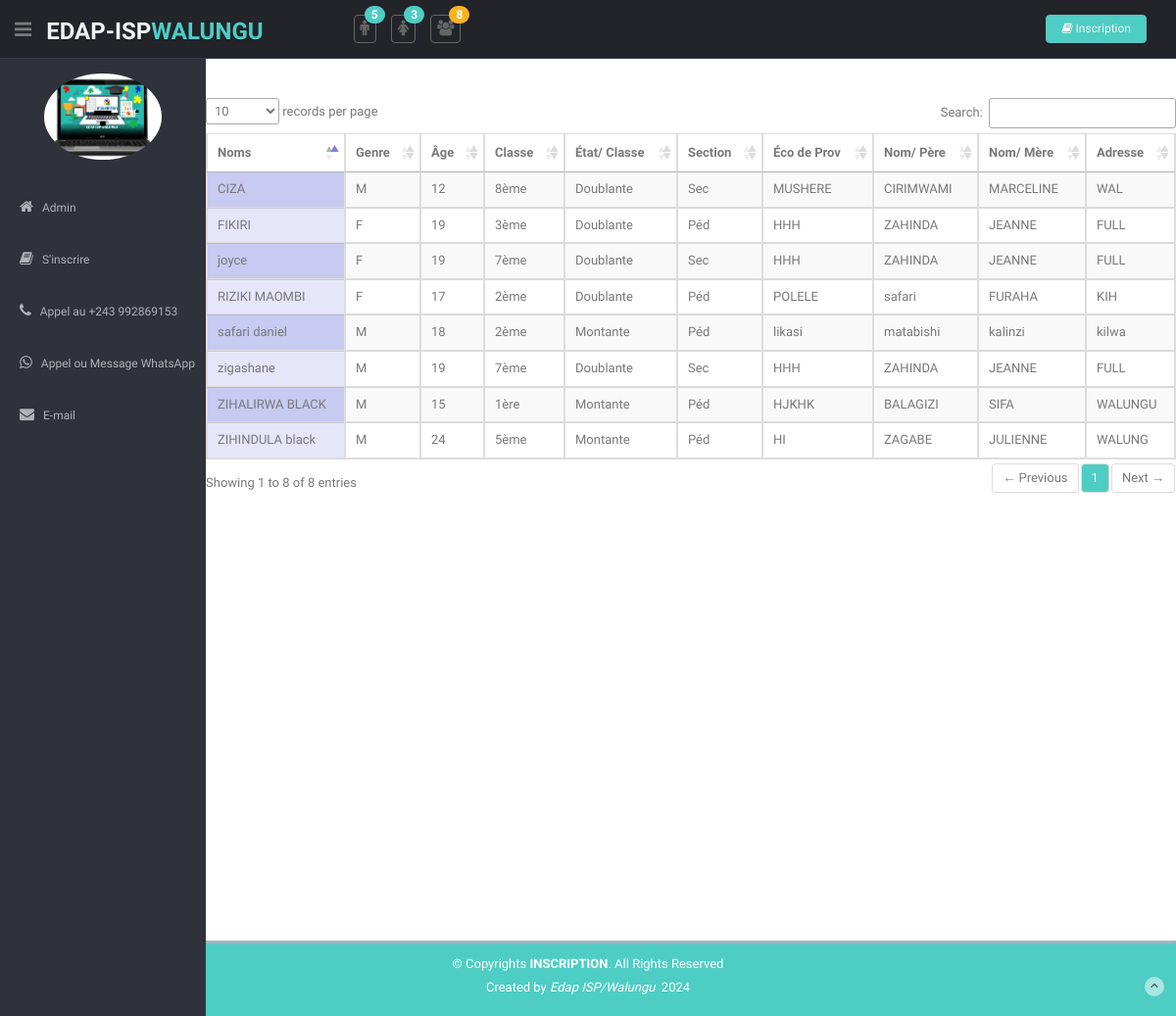
The page / on the database its author committed.
### tables this page shows
CREATE TABLE IF NOT EXISTS `inscription` (
  `id` int NOT NULL AUTO_INCREMENT,
  `noms` varchar(255) NOT NULL,
  `genre` varchar(50) NOT NULL,
  `nompere` varchar(255) NOT NULL,
  `age` varchar(255) NOT NULL,
  `classe` varchar(50) NOT NULL,
  `nommere` varchar(255) NOT NULL,
  `adresse` varchar(255) NOT NULL,
  `etatClasse` varchar(50) NOT NULL,
  `bulletin` varchar(255) NOT NULL,
  `ecoleprov` varchar(255) NOT NULL,
  `section` varchar(50) NOT NULL,
  `numTel` varchar(255) NOT NULL,
  `etat` varchar(255) NOT NULL,
  `date` timestamp NOT NULL,
  PRIMARY KEY (`id`)
);

### total_general.php (called while the page is built, shortened)
<?php
function getTotalInscriptionsValide() {
    $pdo = getConnection();
    $sql = "SELECT COUNT(*) FROM inscription WHERE etat = 'validé'";
    $stmt = $pdo->prepare($sql);
    $stmt->execute();
    return $stmt->fetchColumn();
}
$totalInscriptionsValide = getTotalInscriptionsValide();
function getTotalFilleValide() {
    $pdo = getConnection();
    $sql = "SELECT COUNT(*) FROM inscription WHERE etat = 'validé' AND genre = 'F'";
    $stmt = $pdo->prepare($sql);
    $stmt->execute();
    return $stmt->fetchColumn();
}
$totalFilleValide = getTotalFilleValide();
function getTotalGarconValide() {
    $pdo = getConnection();
    $sql = "SELECT COUNT(*) FROM inscription WHERE etat = 'validé' AND genre = 'M'";
    $stmt = $pdo->prepare($sql);
    $stmt->execute();
    return $stmt->fetchColumn();
}
$totalGarconValide = getTotalGarconValide();
?>

### index.php (the view, shortened to what this page needs)
<?php
include 'total_general.php';
$search = isset($_GET['search']) ? $_GET['search'] : '';
function getValidatedInscriptions($search) {
    $pdo = getConnection();
    $sql = "SELECT * FROM inscription WHERE etat = 'validé' AND noms LIKE :search";
    $stmt = $pdo->prepare($sql);
    $stmt->bindValue(':search', '%' . $search . '%', PDO::PARAM_STR);
    $stmt->execute();
    return $stmt->fetchAll(PDO::FETCH_ASSOC);
}
$inscriptions = getValidatedInscriptions($search);
?>
<!DOCTYPE html>
<html lang="en">
<head>
  <link href="lib/bootstrap/css/bootstrap.min.css" rel="stylesheet">
  <link href="lib/font-awesome/css/font-awesome.css" rel="stylesheet" />
  <link href="css/style.css" rel="stylesheet">
  <link href="css/style-responsive.css" rel="stylesheet">
  <link href="lib/advanced-datatable/css/demo_page.css" rel="stylesheet" />
  <link href="lib/advanced-datatable/css/demo_table.css" rel="stylesheet" />
  <link rel="stylesheet" href="lib/advanced-datatable/css/DT_bootstrap.css" />
  <link rel="stylesheet" href="https://cdn.datatables.net/1.10.21/css/jquery.dataTables.min.css">
</head>
<body>
  <section id="container">
    <header class="header black-bg">
      <div class="sidebar-toggle-box">
        <div class="fa fa-bars tooltips" data-placement="right" data-original-title="Toggle Navigation"></div>
      </div>
      <a href="index.php" class="logo"><b>EDAP-ISP<span>WALUNGU</span></b></a>
      <div class="nav notify-row" id="top_menu">
        <ul class="nav top-menu">
        <li class="dropdown">
          <li class="dropdown">
            <a data-toggle="dropdown" class="dropdown-toggle" href="index.html#">
              <i class="fa fa-male"></i>
              <span class="badge bg-theme">
                  <?= htmlspecialchars($totalGarconValide) ?>
              </span>
              </a>
          </li>
          <li id="header_inbox_bar" class="dropdown">
            <a data-toggle="dropdown" class="dropdown-toggle" href="index.html#">
              <i class="fa fa-female"></i>
              <span class="badge bg-theme">
              <?= htmlspecialchars($totalFilleValide) ?>
              </span>
              </a>
          </li>
          <li id="header_notification_bar" class="dropdown">
            <a data-toggle="dropdown" class="dropdown-toggle" href="index.html#">
              <i class="fa fa-group"></i>
              <span class="badge bg-warning">
              <?= htmlspecialchars($totalInscriptionsValide) ?>
              </span>
              </a>
          </li>
        </ul>
      </div>
      <div class="top-menu">
        <ul class="nav pull-right top-menu">
          <li>
          <a class="logout" href="inscription.php">
          <i class="fa fa-book"></i> Inscription</a>
        </li>
        </ul>
      </div>
    </header>
    <aside>
      <div id="sidebar" class="nav-collapse ">
        <ul class="sidebar-menu" id="nav-accordion">
          <p class="centered"><a href="#"><img src="img/m5.jpg" class="img-circle" width="120"></a></p>
          <li class="mt">
            <a href="lock_screen.php">
              <i class="fa fa-home"></i>
              <span>Admin</span>
            </a> </li>
            <li><a href="inscription.php">
              <i class="fa fa-book"></i>
              <span>S'inscrire</span>
              </a></li>
            <li><a href="tel:+243 992869153">
              <i class="fa fa-phone"></i>
              <span>Appel au +243 992869153</span>
            </a></li>
            <li><a href="https://api.whatsapp.com/send?phone=243992869153">
              <i class="fa fa-whatsapp"></i>
              <span>Appel ou Message WhatsApp </span>
            </a></li>
            <li><a href="#">
              <i class="fa fa-envelope"></i>
              <span>E-mail </span>
            </a></li>
        </ul>
      </div>
    </aside>
    <section id="main-content">
    <section class="wrapper site-min-height content-panel">
    <div class="row mt adv-table">
    <div class="table-responsive" style="width: 100%;overflow-x: auto;">
    <table cellpadding="0" cellspacing="0" border="1" class="display table table-bordered" id="hidden-table-info">
        <thead>
            <tr>
                <th>Noms</th>
                <th>Genre</th>
                <th>Âge</th>
                <th>Classe</th>
                <th>État/ Classe</th>
                <th>Section</th>
                <th>Éco de Prov</th>
                <th>Nom/ Père</th>
                <th>Nom/ Mère</th>
                <th>Adresse</th>
            </tr>
        </thead>
        <tbody>
        <?php if (empty($inscriptions)): ?>
                    <tr>
                        <td colspan="6" class="text-center">Aucune inscription validée.</td>
                    </tr>
                <?php else: ?>
                    <?php foreach ($inscriptions as $inscription): ?>
                      <tr>
                      <td><?php echo htmlspecialchars($inscription['noms']); ?></td>
                      <td><?php echo htmlspecialchars($inscription['genre']); ?></td>
                      <td><?php echo htmlspecialchars($inscription['age']); ?></td>
                      <td><?php echo htmlspecialchars($inscription['classe']); ?></td>
                      <td><?php echo htmlspecialchars($inscription['etatClasse']); ?></td>
                      <td><?php echo htmlspecialchars($inscription['section']); ?></td>
                      <td><?php echo htmlspecialchars($inscription['ecoleprov']); ?></td>
                      <td><?php echo htmlspecialchars($inscription['nompere']); ?></td>
                      <td><?php echo htmlspecialchars($inscription['nommere']); ?></td>
                      <td><?php echo htmlspecialchars($inscription['adresse']); ?></td>
                  </tr>
                    <?php endforeach; ?>
                <?php endif; ?>
        </tbody>
    </table>
          </div>
          </div>
</section>
</section>
    <footer class="site-footer">
      <div class="text-center">
        <p>
          &copy; Copyrights <strong>INSCRIPTION</strong>. All Rights Reserved
        </p>
        <div class="credits" class="color: aqua;">
          <p>Created  by <a href="https://www.linkedin.com/in/egide-batera-81057a217/?originalSubdomain=cd"><em>Edap ISP/Walungu</em></a> &nbsp;<?php echo date('Y')?></p>
        </div>
        <a href="panels.html#" class="go-top">
          <i class="fa fa-angle-up"></i>
          </a>
      </div>
    </footer>
</body>
</html>

### css/style.css (style rules this page uses)
body { color: #797979; background: #eaeaea; font-family: 'Ruda', sans-serif; padding: 0px !important; margin: 0px !important; font-size:13px; }
ul li { list-style: none; }
a, a:hover, a:focus { text-decoration: none; outline: none; }
#container { width: 100%; height: 100%; }
.bg-theme { background-color: #4ECDC4; }
.centered { text-align: center; }
.mt { margin-top: 25px; }
ul.top-menu > li > .logout { color: #f2f2f2; font-size: 12px; border-radius: 4px; -webkit-border-radius: 4px; border: 1px solid #64c3c2 !important; padding: 5px 15px; margin-right: 15px; background: #4ECDC4; margin-top: 15px; }
#sidebar { width: 210px; height: 100%; position: fixed; background: #2f323a; }
#sidebar ul li { position: relative; }
ul.sidebar-menu , ul.sidebar-menu li ul.sub { margin: -2px 0 0; padding: 0; }
ul.sidebar-menu { margin-top: 75px; }
ul.sidebar-menu li { margin-bottom: 5px; margin-left:10px; margin-right:10px; }
ul.sidebar-menu li a span { display: inline-block; }
ul.sidebar-menu li a { color: #aeb2b7; text-decoration: none; display: block; padding: 15px 0 15px 10px; font-size: 12px; outline: none; -webkit-transition: all 0.3s ease; -moz-transition: all 0.3s ease; -o-transition: all 0.3s ease; -ms-transition: all 0.3s ease; transition: all 0.3s ease; }
ul.sidebar-menu li a i { font-size: 15px; padding-right: 6px; }
#main-content { margin-left: 210px; }
.header, .footer { min-height: 60px; padding: 0 15px; }
.header { position: fixed; left: 0; right: 0; z-index: 1002; }
.black-bg { background: #22242a; border-bottom: 1px solid #393d46; }
.wrapper { display: inline-block; margin-top: 60px; padding-left: 15px; padding-right: 15px; padding-bottom: 15px; padding-top: 0px; width: 100%; }
a.logo { font-size: 24px; color: #f2f2f2; float: left; margin-top: 15px; text-transform: uppercase; }
a.logo b { font-weight: 900; }
a.logo span { color: #4ECDC4; }
#top_menu .nav > li, ul.top-menu > li { float: left; }
.notify-row { float: left; margin-top: 15px; margin-left: 92px; }
ul.top-menu > li > a { color: #666666; font-size: 16px; border-radius: 4px; -webkit-border-radius: 4px; border:1px solid #666666 !important; padding: 2px 6px; margin-right: 15px; }
.notify-row .badge { position: absolute; right: -10px; top: -10px; z-index: 100; }
.sidebar-toggle-box { float: left; padding-right: 15px; margin-top: 20px; }
.sidebar-toggle-box .fa-bars { cursor: pointer; display: inline-block; font-size: 20px; }
.content-panel { background: #ffffff; box-shadow: 0px 3px 2px #aab2bd; padding-top: 15px; padding-bottom: 5px; }
.badge.bg-warning { background: #FCB322; }
.site-footer { background: #4ECDC4; color: #fff; padding: 15px 0; }
.site-footer p { margin-bottom: 5px; }
.credits, .credits a { color: #fff; }
.go-top { margin-right: 1%; margin-top: -25px; float: right; background: rgba(255,255,255,.5); width: 20px; height: 20px; border-radius: 50%; -webkit-border-radius: 50%; }
.go-top i { color: #2A3542; }
.site-min-height { min-height: 900px; }

### rows shown on the page
inscription: noms "FIKIRI", genre "F", age "19", classe "3ème", etatClasse "Doublante", section "Péd", ecoleprov "HHH", nompere "ZAHINDA", nommere "JEANNE", adresse "FULL"
inscription: noms "ZIHINDULA black", genre "M", age "24", classe "5ème", etatClasse "Montante", section "Péd", ecoleprov "HI", nompere "ZAGABE", nommere "JULIENNE", adresse "WALUNG"
inscription: noms "ZIHALIRWA BLACK", genre "M", age "15", classe "1ère", etatClasse "Montante", section "Péd", ecoleprov "HJKHK", nompere "BALAGIZI", nommere "SIFA", adresse "WALUNGU"
inscription: noms "RIZIKI MAOMBI", genre "F", age "17", classe "2ème", etatClasse "Doublante", section "Péd", ecoleprov "POLELE", nompere "safari", nommere "FURAHA", adresse "KIH"
inscription: noms "safari daniel", genre "M", age "18", classe "2ème", etatClasse "Montante", section "Péd", ecoleprov "likasi", nompere "matabishi", nommere "kalinzi", adresse "kilwa"
inscription: noms "joyce", genre "F", age "19", classe "7ème", etatClasse "Doublante", section "Sec", ecoleprov "HHH", nompere "ZAHINDA", nommere "JEANNE", adresse "FULL"
inscription: noms "zigashane", genre "M", age "19", classe "7ème", etatClasse "Doublante", section "Sec", ecoleprov "HHH", nompere "ZAHINDA", nommere "JEANNE", adresse "FULL"
inscription: noms "CIZA", genre "M", age "12", classe "8ème", etatClasse "Doublante", section "Sec", ecoleprov "MUSHERE", nompere "CIRIMWAMI", nommere "MARCELINE", adresse "WAL"

### other values the page prints
$totalGarconValide "5"
$totalFilleValide "3"
$totalInscriptionsValide "8"
